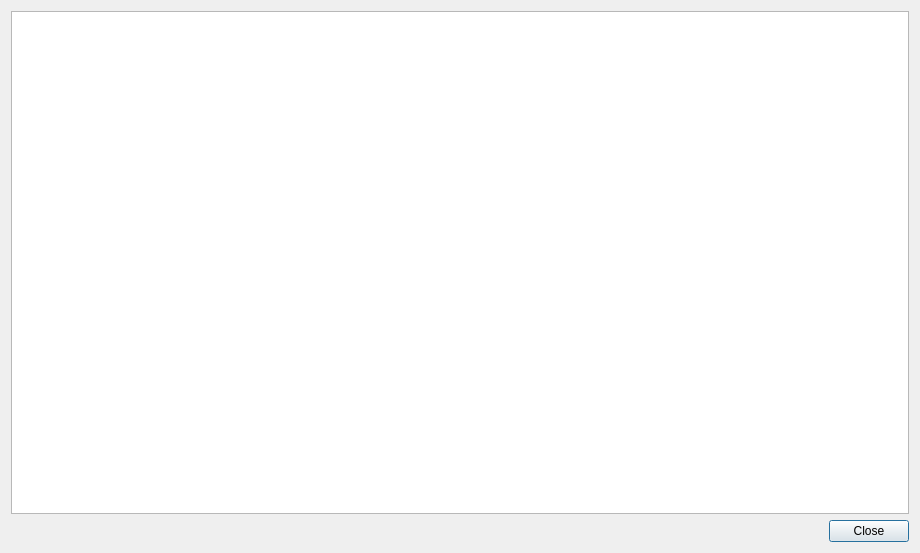
<?xml version="1.0" encoding="UTF-8"?>
<ui version="4.0">
 <class>ODEViewer</class>
 <widget class="QDialog" name="ODEViewer">
  <property name="geometry">
   <rect>
    <x>0</x>
    <y>0</y>
    <width>920</width>
    <height>553</height>
   </rect>
  </property>
  <property name="windowTitle">
   <string>ODE Viewer</string>
  </property>
  <layout class="QHBoxLayout" name="horizontalLayout">
   <item>
    <layout class="QVBoxLayout" name="verticalLayout">
     <item>
      <widget class="QPlainTextEdit" name="plainTextEdit">
       <property name="font">
        <font>
         <family>Bitstream Vera Sans Mono</family>
        </font>
       </property>
       <property name="readOnly">
        <bool>true</bool>
       </property>
      </widget>
     </item>
     <item>
      <widget class="QDialogButtonBox" name="buttonBox">
       <property name="orientation">
        <enum>Qt::Horizontal</enum>
       </property>
       <property name="standardButtons">
        <set>QDialogButtonBox::Close</set>
       </property>
      </widget>
     </item>
    </layout>
   </item>
  </layout>
  <action name="actionGenerateODEs">
   <property name="text">
    <string>Generate ODEs</string>
   </property>
  </action>
 </widget>
 <resources/>
 <connections>
  <connection>
   <sender>buttonBox</sender>
   <signal>accepted()</signal>
   <receiver>ODEViewer</receiver>
   <slot>accept()</slot>
   <hints>
    <hint type="sourcelabel">
     <x>228</x>
     <y>277</y>
    </hint>
    <hint type="destinationlabel">
     <x>157</x>
     <y>274</y>
    </hint>
   </hints>
  </connection>
  <connection>
   <sender>buttonBox</sender>
   <signal>rejected()</signal>
   <receiver>ODEViewer</receiver>
   <slot>reject()</slot>
   <hints>
    <hint type="sourcelabel">
     <x>296</x>
     <y>283</y>
    </hint>
    <hint type="destinationlabel">
     <x>286</x>
     <y>274</y>
    </hint>
   </hints>
  </connection>
 </connections>
</ui>
